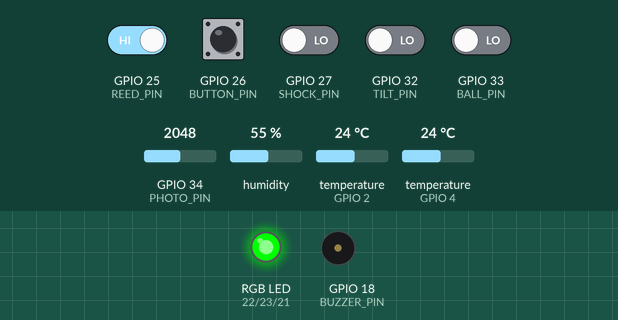
Bench run of a sketch on a simulated ESP32. Shown: an RGB LED mixed from three pins (HIGH = lit), buzzer (waves = sounding, pin HIGH). Inputs (shaded band) come from the test bench; at power-on: GPIO 25 (REED_PIN), GPIO 26 (BUTTON_PIN) HIGH, GPIO 27 (SHOCK_PIN), GPIO 32 (TILT_PIN), GPIO 33 (BALL_PIN) LOW, temperature (sensors on GPIO 2, GPIO 4) 24 °C, GPIO 34 (PHOTO_PIN) = 2048, humidity 55 % (analog values on the 0–4095 scale). WiFi joins after 1.5 s; servers stay silent unless stated; no MQTT or app messages arrive unless stated; what the sketch prints to the serial monitor is not drawn.

Above: at 0.1 s.
At 2.7 s:
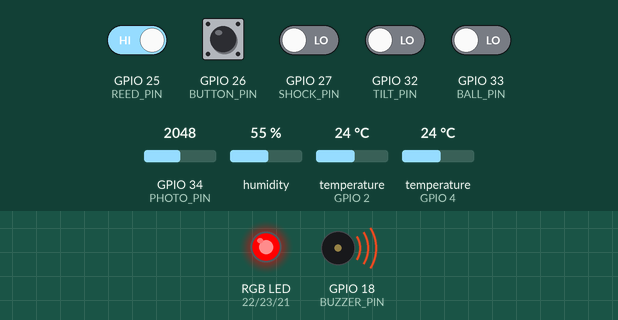
2.8 s: temperature (sensor on GPIO 2) set to 5 °C
5.8 s: temperature (sensor on GPIO 4) set to 5 °C
10.8 s: GPIO 34 (PHOTO_PIN) set to 1760
13.8 s: GPIO 32 (TILT_PIN) driven HIGH
16.8 s: temperature (sensor on GPIO 2) set to 12 °C
19.8 s: temperature (sensor on GPIO 4) set to 12 °C
Timing chart, 0 to 22.8 s (numbered marks = the images above; inputs shaded):
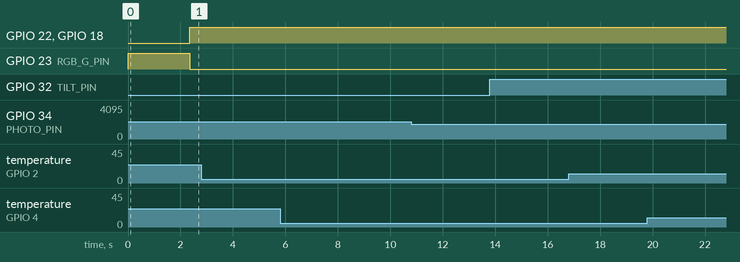

The sketch:

trustbox.ino
```cpp
#include <WiFi.h>
#include <WiFiClientSecure.h>

#define MQTT_MAX_PACKET_SIZE 512
#include <PubSubClient.h>

#include <DHT.h>
#include <OneWire.h>
#include <DallasTemperature.h>
#include <math.h>
#include <stdio.h>
#include <string.h>

// Replace these placeholders locally. Do not share real credentials.
const char* WIFI_SSID = "Taha's S24 ";
const char* WIFI_PASSWORD = "arisha123";

// Copy the deployment Address from EMQX Cloud Overview.
// Use only the hostname: no mqtts:// prefix and no path.
const char* MQTT_HOST = "x11d970d.ala.asia-southeast1.emqxsl.com";
const uint16_t MQTT_PORT = 8883;
const char* MQTT_USER = "trackbox1";
const char* MQTT_PASSWORD = "tara@1234";

// Must match the backend subscription and device ID.
const char* MQTT_TOPIC = "trustbox/raw/TB-DEMO-01";

// DigiCert Global Root G2, from the supplied emqxsl-ca.crt file.
static const char MQTT_ROOT_CA[] PROGMEM = R"EOF(
-----BEGIN CERTIFICATE-----
MIIDjjCCAnagAwIBAgIQAzrx5qcRqaC7KGSxHQn65TANBgkqhkiG9w0BAQsFADBh
MQswCQYDVQQGEwJVUzEVMBMGA1UEChMMRGlnaUNlcnQgSW5jMRkwFwYDVQQLExB3
d3cuZGlnaWNlcnQuY29tMSAwHgYDVQQDExdEaWdpQ2VydCBHbG9iYWwgUm9vdCBH
MjAeFw0xMzA4MDExMjAwMDBaFw0zODAxMTUxMjAwMDBaMGExCzAJBgNVBAYTAlVT
MRUwEwYDVQQKEwxEaWdpQ2VydCBJbmMxGTAXBgNVBAsTEHd3dy5kaWdpY2VydC5j
b20xIDAeBgNVBAMTF0RpZ2lDZXJ0IEdsb2JhbCBSb290IEcyMIIBIjANBgkqhkiG
9w0BAQEFAAOCAQ8AMIIBCgKCAQEAuzfNNNx7a8myaJCtSnX/RrohCgiN9RlUyfuI
2/Ou8jqJkTx65qsGGmvPrC3oXgkkRLpimn7Wo6h+4FR1IAWsULecYxpsMNzaHxmx
1x7e/dfgy5SDN67sH0NO3Xss0r0upS/kqbitOtSZpLYl6ZtrAGCSYP9PIUkY92eQ
q2EGnI/yuum06ZIya7XzV+hdG82MHauVBJVJ8zUtluNJbd134/tJS7SsVQepj5Wz
tCO7TG1F8PapspUwtP1MVYwnSlcUfIKdzXOS0xZKBgyMUNGPHgm+F6HmIcr9g+UQ
vIOlCsRnKPZzFBQ9RnbDhxSJITRNrw9FDKZJobq7nMWxM4MphQIDAQABo0IwQDAP
BgNVHRMBAf8EBTADAQH/MA4GA1UdDwEB/wQEAwIBhjAdBgNVHQ4EFgQUTiJUIBiV
5uNu5g/6+rkS7QYXjzkwDQYJKoZIhvcNAQELBQADggEBAGBnKJRvDkhj6zHd6mcY
1Yl9PMWLSn/pvtsrF9+wX3N3KjITOYFnQoQj8kVnNeyIv/iPsGEMNKSuIEyExtv4
NeF22d+mQrvHRAiGfzZ0JFrabA0UWTW98kndth/Jsw1HKj2ZL7tcu7XUIOGZX1NG
Fdtom/DzMNU+MeKNhJ7jitralj41E6Vf8PlwUHBHQRFXGU7Aj64GxJUTFy8bJZ91
8rGOmaFvE7FBcf6IKshPECBV1/MUReXgRPTqh5Uykw7+U0b6LJ3/iyK5S9kJRaTe
pLiaWN0bfVKfjllDiIGknibVb63dDcY3fe0Dkhvld1927jyNxF1WW6LZZm6zNTfl
MrY=
-----END CERTIFICATE-----
)EOF";

WiFiClientSecure secureClient;
PubSubClient mqtt(secureClient);

// GPIO assignments
constexpr int DHT_PIN = 4;      // D4
constexpr int DS18B20_PIN = 2;  // D2
constexpr int SHOCK_PIN = 27;
constexpr int PHOTO_PIN = 34;  // ADC input only
constexpr int TILT_PIN = 32;
constexpr int BUTTON_PIN = 26;
constexpr int BALL_PIN = 33;
constexpr int RGB_R_PIN = 22;
constexpr int RGB_G_PIN = 23;
constexpr int RGB_B_PIN = 21;
constexpr int BUZZER_PIN = 18;
constexpr int REED_PIN = 25;

constexpr int ACTIVE_LEVEL = HIGH;
constexpr int BUTTON_PRESSED_LEVEL = LOW;
constexpr int LIGHT_THRESHOLD = 1800;

#define DHT_TYPE DHT11

DHT dht(DHT_PIN, DHT_TYPE);
OneWire oneWire(DS18B20_PIN);
DallasTemperature ds18b20(&oneWire);

unsigned long lastPublishMs = 0;
constexpr unsigned long PUBLISH_INTERVAL_MS = 1000;

// ---------------------------------------------------------------------
// Big-shock detection for the shock and ball switch modules.
//
// These modules chatter on even tiny vibrations. Instead of reading the
// pin once per publish, an interrupt counts every transition. A "big
// shock" is reported only when at least MIN_EDGES transitions happen
// inside WINDOW_MS. The result is then held for EVENT_HOLD_MS so the
// 1-second MQTT publish always catches it.
//
// Tuning: raise MIN_EDGES if small bumps still trigger it,
//         lower MIN_EDGES if real hard hits are missed.
// ---------------------------------------------------------------------
constexpr uint8_t SHOCK_MIN_EDGES = 8;
constexpr uint32_t SHOCK_WINDOW_MS = 200;
constexpr uint8_t BALL_MIN_EDGES = 6;
constexpr uint32_t BALL_WINDOW_MS = 300;
constexpr uint32_t EVENT_HOLD_MS = 1500;  // keep above PUBLISH_INTERVAL_MS

struct Burst {
  volatile uint8_t edges = 0;
  volatile uint32_t windowStart = 0;
  volatile uint32_t activeUntil = 0;
};

Burst shockBurst;
Burst ballBurst;

void IRAM_ATTR burstEdge(Burst &b, uint8_t minEdges, uint32_t windowMs) {
  uint32_t now = millis();
  if (b.edges == 0 || now - b.windowStart > windowMs) {
    b.windowStart = now;
    b.edges = 0;
  }
  uint8_t e = b.edges + 1;
  b.edges = e;
  if (e >= minEdges) {
    b.activeUntil = now + EVENT_HOLD_MS;
    b.edges = 0;
  }
}

void IRAM_ATTR onShockEdge() {
  burstEdge(shockBurst, SHOCK_MIN_EDGES, SHOCK_WINDOW_MS);
}

void IRAM_ATTR onBallEdge() {
  burstEdge(ballBurst, BALL_MIN_EDGES, BALL_WINDOW_MS);
}

bool burstActive(const Burst &b) {
  return (int32_t)(b.activeUntil - millis()) > 0;
}

void setRgb(bool red, bool green, bool blue) {
  // For a common-anode RGB LED, invert these HIGH/LOW values.
  digitalWrite(RGB_R_PIN, red ? HIGH : LOW);
  digitalWrite(RGB_G_PIN, green ? HIGH : LOW);
  digitalWrite(RGB_B_PIN, blue ? HIGH : LOW);
}

void connectWiFi() {
  WiFi.mode(WIFI_STA);
  WiFi.begin(WIFI_SSID, WIFI_PASSWORD);

  Serial.print("Connecting to Wi-Fi");
  while (WiFi.status() != WL_CONNECTED) {
    delay(500);
    Serial.print(".");
  }

  Serial.println("\nWi-Fi connected");
  Serial.print("ESP32 IP: ");
  Serial.println(WiFi.localIP());
}

void connectMqtt() {
  while (!mqtt.connected()) {
    String clientId =
      "trackbox-" + String((uint32_t)ESP.getEfuseMac(), HEX);

    Serial.printf("Connecting to EMQX at %s:%u ...\n",
                  MQTT_HOST, MQTT_PORT);

    bool connected = mqtt.connect(
      clientId.c_str(), MQTT_USER, MQTT_PASSWORD);

    if (connected) {
      Serial.println("MQTT connected");
    } else {
      Serial.printf("MQTT failed, state=%d; retrying in 3 seconds\n",
                    mqtt.state());
      delay(3000);
    }
  }
}

void setup() {
  Serial.begin(115200);

  pinMode(SHOCK_PIN, INPUT);
  pinMode(TILT_PIN, INPUT);
  pinMode(BALL_PIN, INPUT);
  pinMode(BUTTON_PIN, INPUT_PULLUP);
  pinMode(REED_PIN, INPUT_PULLUP);

  pinMode(RGB_R_PIN, OUTPUT);
  pinMode(RGB_G_PIN, OUTPUT);
  pinMode(RGB_B_PIN, OUTPUT);
  pinMode(BUZZER_PIN, OUTPUT);

  // Count shock / ball switch transitions in the background.
  attachInterrupt(digitalPinToInterrupt(SHOCK_PIN), onShockEdge, CHANGE);
  attachInterrupt(digitalPinToInterrupt(BALL_PIN), onBallEdge, CHANGE);

  setRgb(false, true, false);
  digitalWrite(BUZZER_PIN, LOW);

  analogReadResolution(12);
  dht.begin();
  ds18b20.begin();

  secureClient.setCACert(MQTT_ROOT_CA);
  mqtt.setServer(MQTT_HOST, MQTT_PORT);
  mqtt.setBufferSize(512);
  mqtt.setSocketTimeout(15);

  connectWiFi();
  connectMqtt();
}

void loop() {
  if (WiFi.status() != WL_CONNECTED) {
    connectWiFi();
  }

  if (!mqtt.connected()) {
    connectMqtt();
  }
  mqtt.loop();

  if (millis() - lastPublishMs < PUBLISH_INTERVAL_MS) {
    return;
  }
  lastPublishMs = millis();

  float humidity = dht.readHumidity();
  float dhtTempC = dht.readTemperature();

  ds18b20.requestTemperatures();
  float probeTempC = ds18b20.getTempCByIndex(0);
  bool probeOk = probeTempC != DEVICE_DISCONNECTED_C;

  int photoRaw = analogRead(PHOTO_PIN);
  bool lightInside = photoRaw > LIGHT_THRESHOLD;

  // Shock and ball switch: true only after a burst of transitions
  // (a big shock), held for EVENT_HOLD_MS.
  bool shock = burstActive(shockBurst);
  bool ballActive = burstActive(ballBurst);

  bool tilted = digitalRead(TILT_PIN) == ACTIVE_LEVEL;
  bool deliveryButton =
    digitalRead(BUTTON_PIN) == BUTTON_PRESSED_LEVEL;
  bool reedTriggered = digitalRead(REED_PIN) == ACTIVE_LEVEL;

  bool breach =
    shock || tilted || ballActive || lightInside || reedTriggered;

  setRgb(breach, !breach, false);
  digitalWrite(BUZZER_PIN, breach ? HIGH : LOW);

  char dhtTempJson[16];
  char humidityJson[16];
  char probeTempJson[16];

  if (isnan(dhtTempC)) {
    strcpy(dhtTempJson, "null");
  } else {
    snprintf(dhtTempJson, sizeof(dhtTempJson), "%.2f", dhtTempC);
  }

  if (isnan(humidity)) {
    strcpy(humidityJson, "null");
  } else {
    snprintf(humidityJson, sizeof(humidityJson), "%.2f", humidity);
  }

  if (!probeOk) {
    strcpy(probeTempJson, "null");
  } else {
    snprintf(probeTempJson, sizeof(probeTempJson), "%.2f", probeTempC);
  }

  char payload[420];
  snprintf(payload, sizeof(payload),
           "{"
           "\"device_id\":\"TB-DEMO-01\","
           "\"uptime_ms\":%lu,"
           "\"temperature_dht_c\":%s,"
           "\"humidity_pct\":%s,"
           "\"temperature_ds18b20_c\":%s,"
           "\"photo_raw\":%d,"
           "\"light_inside\":%s,"
           "\"shock\":%s,"
           "\"tilt\":%s,"
           "\"ball_switch\":%s,"
           "\"reed_triggered\":%s,"
           "\"delivery_button\":%s,"
           "\"breach\":%s"
           "}",
           (unsigned long)millis(),
           dhtTempJson,
           humidityJson,
           probeTempJson,
           photoRaw,
           lightInside ? "true" : "false",
           shock ? "true" : "false",
           tilted ? "true" : "false",
           ballActive ? "true" : "false",
           reedTriggered ? "true" : "false",
           deliveryButton ? "true" : "false",
           breach ? "true" : "false");

  Serial.println(payload);

  bool sent = mqtt.publish(MQTT_TOPIC, payload);
  if (sent) {
    Serial.println("MQTT publish OK");
  } else if (!mqtt.connected()) {
    Serial.printf("MQTT publish failed: disconnected, state=%d\n",
                  mqtt.state());
  } else {
    Serial.printf("MQTT publish failed: payload length=%u\n",
                  (unsigned int)strlen(payload));
  }
}
```

Measured:
- after the input at 2.8 s, every drawn part: stays the same
- after the input at 5.8 s, every drawn part: stays the same
- after the input at 10.8 s, every drawn part: stays the same
- after the input at 13.8 s, every drawn part: stays the same
- after the input at 16.8 s, every drawn part: stays the same
- after the input at 19.8 s, every drawn part: stays the same
